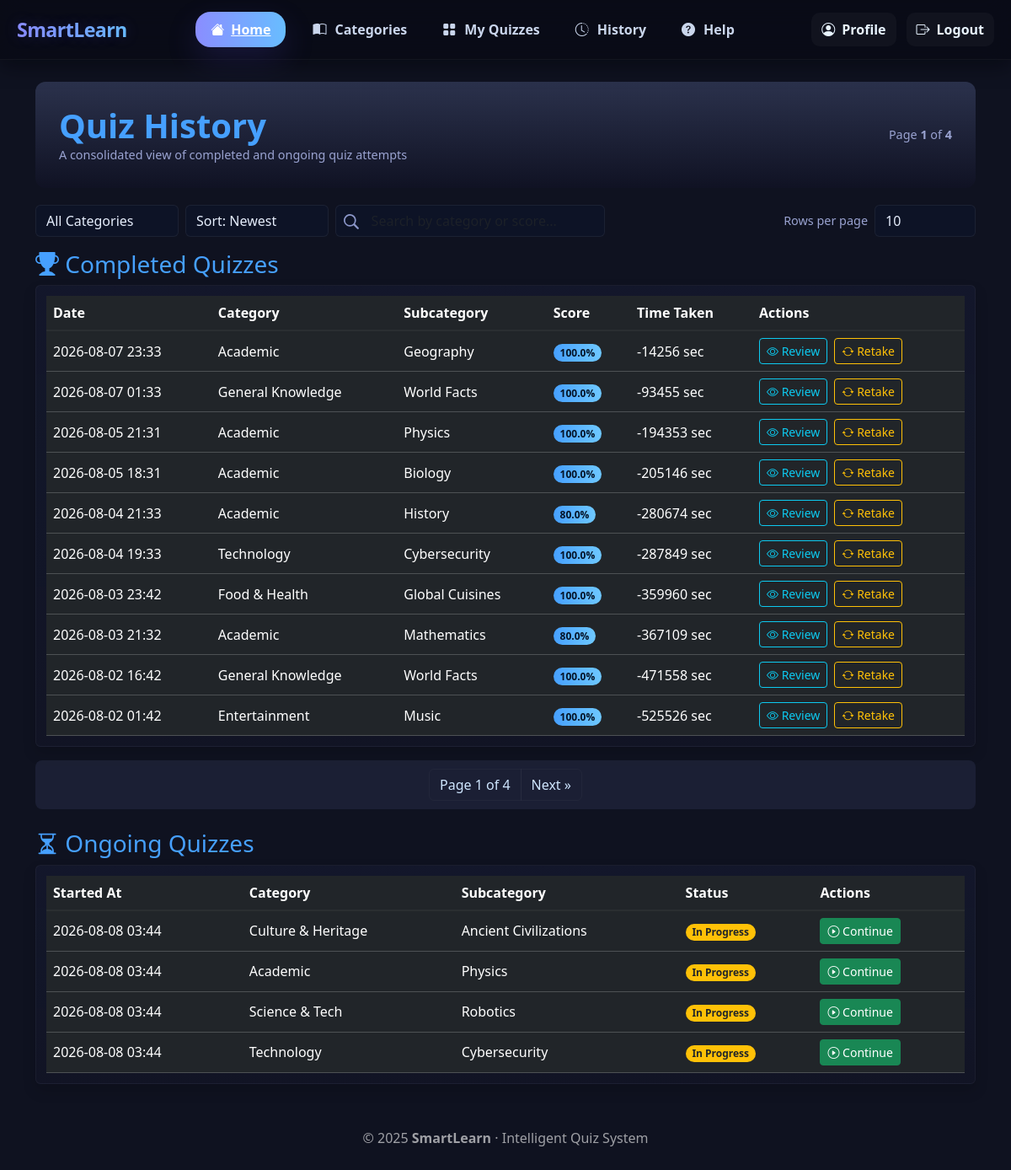
The app's page /quizzes/history/ (signed in) with its own data.
### quizzes/models.py (models this page shows)
class UserQuizAttempt(models.Model):
    user = models.ForeignKey(User, on_delete=models.CASCADE, related_name='attempts')
    category = models.CharField(max_length=100, default="General")
    subcategory = models.CharField(max_length=100, default="General")
    difficulty = models.CharField(max_length=20, default="Easy")
    started_at = models.DateTimeField(auto_now_add=True)
    completed_at = models.DateTimeField(null=True, blank=True)
    score_percentage = models.FloatField(default=0)
    completed = models.BooleanField(default=False)

### users/views.py (the view)
# urls.py: path('quizzes/history/', views.quiz_history_view, name='history'),
@login_required
def quiz_history_view(request):
    user = request.user
    base_attempts = UserQuizAttempt.objects.filter(user=user)
    category = request.GET.get('category', '').strip()
    search = request.GET.get('search', '').strip()
    sort = request.GET.get('sort', '')
    rows = request.GET.get('rows', '10').strip().lower()
    page_number = request.GET.get('page', 1)
    completed_attempts = base_attempts.filter(completed=True)
    if category:
        completed_attempts = completed_attempts.filter(category__iexact=category)
    if search:
        completed_attempts = completed_attempts.filter(
            Q(category__icontains=search) | Q(score_percentage__icontains=search)
        )
    if sort == "oldest":
        completed_attempts = completed_attempts.order_by('completed_at')
    elif sort == "highest":
        completed_attempts = completed_attempts.order_by('-score_percentage', '-completed_at')
    elif sort == "lowest":
        completed_attempts = completed_attempts.order_by('score_percentage', '-completed_at')
    elif sort == "alpha":
        completed_attempts = completed_attempts.order_by('category', '-completed_at')
    else:  # Newest (default)
        completed_attempts = completed_attempts.order_by('-completed_at')
    if rows in ("all", "100"):
        rows_count = completed_attempts.count() or 1
    else:
        try:
            rows_count = int(rows)
        except ValueError:
            rows_count = 10
    paginator = Paginator(completed_attempts, rows_count)
    completed_page = paginator.get_page(page_number)
    attempts_with_time = []
    for attempt in completed_page:
        if attempt.started_at and attempt.completed_at:
            delta = attempt.completed_at - attempt.started_at
            if delta.total_seconds() < 60:
                time_taken_str = f"{int(delta.total_seconds())} sec"
            elif delta.total_seconds() < 3600:
                mins = int(delta.total_seconds() // 60)
                time_taken_str = f"{mins} min"
            else:
                hours = int(delta.total_seconds() // 3600)
                mins = int((delta.total_seconds() % 3600) // 60)
                time_taken_str = f"{hours} hr {mins} min"
        else:
            time_taken_str = "-"
        attempt.time_taken_str = time_taken_str
        attempts_with_time.append(attempt)
    ongoing_quizzes = base_attempts.filter(completed=False).order_by('-started_at')
    categories = (
        UserQuizAttempt.objects.filter(user=user)
        .values_list('category', flat=True)
        .distinct()
    )
    context = {
        'completed_quizzes': attempts_with_time,
        'completed_page': completed_page,
        'ongoing_quizzes': ongoing_quizzes,
        'categories': categories,
        'category': category,
        'search': search,
        'rows': rows,
        'sort': sort,
    }
    return render(request, "users/history.html", context)

### templates/users/history.html (shortened to what this page needs)
{% extends 'base.html' %}
{% block content %}
<link href="https://cdn.jsdelivr.net/npm/bootstrap@5.3.2/dist/css/bootstrap.min.css" rel="stylesheet">
<link rel="stylesheet" href="https://cdn.jsdelivr.net/npm/bootstrap-icons@1.10.5/font/bootstrap-icons.css">
<div class="container mt-4">
  <div class="page-hero d-flex align-items-center justify-content-between">
    <div>
      <h1 class="mb-0" style="color:var(--accent); font-weight:800;">Quiz History</h1>
      <div class="small-muted">A consolidated view of completed and ongoing quiz attempts</div>
    </div>
    <div class="text-end">
      <div class="small-muted">
        Page <strong>{{ completed_page.number }}</strong> of <strong>{{ completed_page.paginator.num_pages }}</strong>
      </div>
    </div>
  </div>
  <form id="filtersForm" method="get" class="filters-bar d-flex flex-wrap align-items-center gap-2 mb-3">
    <select class="form-select" id="categoryFilter" name="category" style="width: 170px;" aria-label="Filter by category">
      <option value="">All Categories</option>
    </select>
    <select class="form-select" id="sortOrder" name="sort" style="width:170px;" aria-label="Sort">
      <option value="">Sort: Newest</option>
    </select>
    <div style="position:relative; width: 320px;">
      <input type="search" class="form-control" id="quizSearch" name="search" placeholder="Search by category or score..." aria-label="Search quizzes" style="padding-left:2.6rem;" value="{{ search|default:'' }}">
      <span style="position:absolute; left: 10px; top: 50%; transform: translateY(-50%); color: #8b96c8;">
        <svg xmlns="http://www.w3.org/2000/svg" width="18" height="18" fill="currentColor" viewBox="0 0 16 16">
          <path d="M11.742 10.344a6.5 6.5 0 1 0-1.397 1.398h-.001l3.85 3.85a1 1 0 0 0 1.415-1.415l-3.85-3.85zm-5.242 1.25a5 5 0 1 1 0-10 5 5 0 0 1 0 10z"/>
        </svg>
      </span>
    </div>
    <div class="ms-auto d-flex align-items-center gap-2">
      <label for="rowsPerPage" class="form-label small-muted mb-0">Rows per page</label>
      <select id="rowsPerPage" class="form-select" name="rows" style="width:120px;">
          <option value="10" {% if rows == '10' %}selected{% endif %}>10</option>
      </select>
    </div>
  </form>
  <section class="mb-4">
    <h3 style="color:var(--accent);"><i class="bi bi-trophy-fill"></i> Completed Quizzes</h3>
    <div class="table-responsive shadow rounded card-quiz">
      <table class="table table-dark align-middle mb-0" id="completedTable">
        <thead>
          <tr>
            <th scope="col">Date</th>
            <th scope="col">Category</th>
            <th scope="col">Subcategory</th>
            <th scope="col">Score</th>
            <th scope="col">Time Taken</th>
            <th scope="col" class="desktop-only">Actions</th>
          </tr>
        </thead>
        <tbody>
          {% for attempt in completed_page.object_list %}
          <tr class="quiz-row" data-category="{{ attempt.category|escapejs }}">
            <td class="date-col">{{ attempt.completed_at|date:"Y-m-d H:i" }}</td>
            <td class="cat-col">{{ attempt.category }}</td>
            <td class="subcat-col">{{ attempt.subcategory }}</td>
            <td>
              <span class="badge rounded-pill badge-accent">{{ attempt.score_percentage }}%</span>
            </td>
            <td class="time-col">{{ attempt.time_taken_str }}</td>
            <td class="desktop-only">
              <a href="{% url 'review_quiz' attempt.id %}" class="btn btn-sm btn-outline-info me-1">
                <i class="bi bi-eye"></i> Review
              </a>
              <a href="{% url 'retake_quiz' attempt.id %}" class="btn btn-sm btn-outline-warning">
                <i class="bi bi-arrow-repeat"></i> Retake
              </a>
            </td>
          </tr>
          {% empty %}
          <tr id="noCompleted">
            <td colspan="5" class="text-muted text-center">No completed quizzes yet.</td>
          </tr>
          {% endfor %}
        </tbody>
      </table>
    </div>
    <nav aria-label="Page navigation" class="mt-3">
      <ul class="pagination justify-content-center">
        <li class="page-item disabled"><span class="page-link">Page {{ completed_page.number }} of {{ completed_page.paginator.num_pages }}</span></li>
        {% if completed_page.has_next %}
          <li class="page-item">
            <a class="page-link"
               href="?page={{ completed_page.next_page_number }}&rows={{ rows }}&category={{ category|urlencode }}&search={{ search|urlencode }}&sort={{ sort }}">Next &raquo;</a>
          </li>
        {% endif %}
      </ul>
    </nav>
  </section>
  <section>
    <h3 style="color:var(--accent);"><i class="bi bi-hourglass-split"></i> Ongoing Quizzes</h3>
    <div class="table-responsive shadow rounded card-quiz">
      <table class="table table-dark align-middle mb-0" id="ongoingTable">
        <thead>
          <tr>
            <th>Started At</th>
            <th>Category</th>
            <th>Subcategory</th>
            <th>Status</th>
            <th class="desktop-only">Actions</th>
          </tr>
        </thead>
        <tbody>
          {% for attempt in ongoing_quizzes %}
          <tr class="quiz-row" data-category="{{ attempt.category|escapejs }}">
            <td>{{ attempt.started_at|date:"Y-m-d H:i" }}</td>
            <td>{{ attempt.category }}</td>
            <td>{{ attempt.subcategory }}</td>
            <td><span class="badge rounded-pill bg-warning text-dark">In Progress</span></td>
            <td class="desktop-only">
              <a href="{% url 'continue_quiz' attempt.id %}" class="btn btn-sm btn-success"><i class="bi bi-play-circle"></i> Continue</a>
            </td>
          </tr>
          {% empty %}
          <tr>
            <td colspan="4" class="text-muted text-center">No ongoing quizzes.</td>
          </tr>
          {% endfor %}
        </tbody>
      </table>
    </div>
  </section>
</div>
{% endblock %}

### templates/base.html (style rules this page uses)
:root { --nav-bg: rgba(8,10,20,0.75); --nav-border: rgba(255,255,255,0.04); --brand-gradient-start: #8a8dff; --brand-gradient-end: #68bdff; }
body { margin:0; font-family: Inter, "Segoe UI", Roboto, "Helvetica Neue", Arial, sans-serif; background: linear-gradient(180deg,#070817 0%, #0e1624 100%); color:#eaf2ff; -webkit-font-smoothing:antialiased; -moz-osx-font-smoothing:grayscale; }

### templates/users/history.html (style rules this page uses)
:root { --bg:#0f1220; --card:#151728; --muted:#9aa3d1; --accent:#46A0FF; --glass: rgba(255,255,255,0.03); }
.page-hero { background: linear-gradient(180deg, rgba(46, 53, 81, 0.9), rgba(16,18,36,0.85)); padding:28px; border-radius:12px; margin-bottom:20px; }
body { background: var(--bg); color:#e6eefc; }
.filters-bar .form-select, .filters-bar .form-control { background: #0d1326; color: #e6eefc; border: 1px solid rgba(255,255,255,0.06); }
.filters-bar label { color:var(--muted); }
.table-dark thead th { border-bottom: 2px solid rgba(255,255,255,0.04); }
.badge-accent { background: linear-gradient(90deg,var(--accent), #6ec8ff); color:#051428; font-weight:700; }
.table-responsive { padding:12px; }
.card-quiz { background: linear-gradient(180deg, rgba(20,24,44,0.9), rgba(18,21,38,0.85)); border: 1px solid rgba(255,255,255,0.04); }
.small-muted { color:var(--muted); font-size:0.9rem; }
.pagination { background: rgba(36,41,66,0.6); padding: 10px; border-radius: 8px; }
.pagination .page-link { color: #cfe6ff; background: transparent; border: 1px solid rgba(255,255,255,0.03); }

### records on screen
UserQuizAttempt: completed_at "2026-08-07 23:33", category "Academic", subcategory "Geography", score_percentage "100.0", time_taken_str "-14256 sec"
UserQuizAttempt: completed_at "2026-08-07 01:33", category "General Knowledge", subcategory "World Facts", score_percentage "100.0", time_taken_str "-93455 sec"
UserQuizAttempt: completed_at "2026-08-05 21:31", category "Academic", subcategory "Physics", score_percentage "100.0", time_taken_str "-194353 sec"
UserQuizAttempt: completed_at "2026-08-05 18:31", category "Academic", subcategory "Biology", score_percentage "100.0", time_taken_str "-205146 sec"
UserQuizAttempt: completed_at "2026-08-04 21:33", category "Academic", subcategory "History", score_percentage "80.0", time_taken_str "-280674 sec"
UserQuizAttempt: completed_at "2026-08-04 19:33", category "Technology", subcategory "Cybersecurity", score_percentage "100.0", time_taken_str "-287849 sec"
UserQuizAttempt: completed_at "2026-08-03 23:42", category "Food & Health", subcategory "Global Cuisines", score_percentage "100.0", time_taken_str "-359960 sec"
UserQuizAttempt: completed_at "2026-08-03 21:32", category "Academic", subcategory "Mathematics", score_percentage "80.0", time_taken_str "-367109 sec"
UserQuizAttempt: completed_at "2026-08-02 16:42", category "General Knowledge", subcategory "World Facts", score_percentage "100.0", time_taken_str "-471558 sec"
UserQuizAttempt: completed_at "2026-08-02 01:42", category "Entertainment", subcategory "Music", score_percentage "100.0", time_taken_str "-525526 sec"
UserQuizAttempt: started_at "2026-08-08 03:44", category "Culture & Heritage", subcategory "Ancient Civilizations"
UserQuizAttempt: started_at "2026-08-08 03:44", category "Academic", subcategory "Physics"
UserQuizAttempt: started_at "2026-08-08 03:44", category "Science & Tech", subcategory "Robotics"
UserQuizAttempt: started_at "2026-08-08 03:44", category "Technology", subcategory "Cybersecurity"

### other values on screen
{{ completed_page.number }} "1"
{{ completed_page.paginator.num_pages }} "4"
